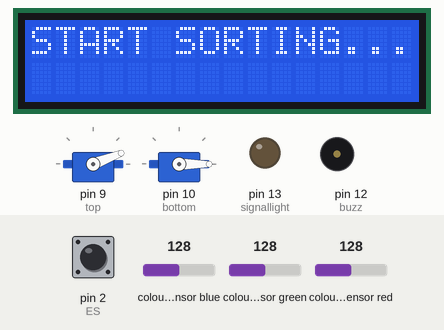
Recording of a sketch running on a simulated Arduino Nano, built with avr-gcc and run on an emulated ATmega328P. Shown: 2 × servo, 16×2 character LCD, output pins drawn as LEDs (lit = HIGH), buzzer (waves = sounding). Wiring (inferred from the names in the program): TCS3200 colour sensor: output A7; S2 pin 6; S3 pin 7; S0 pin 4; S1 pin 5. The test bench sets the inputs (shaded band); at power-on: pin 2 (ES) HIGH, colour sensor blue 128, colour sensor green 128, colour sensor red 128. Pins used as bus, display or sensor lines are not drawn; what the sketch prints to the serial monitor is not drawn.

Above: at 3.8 s.
3.9 s: pin 2 (ES) pulled LOW for 1.05 s
At 4.5 s:
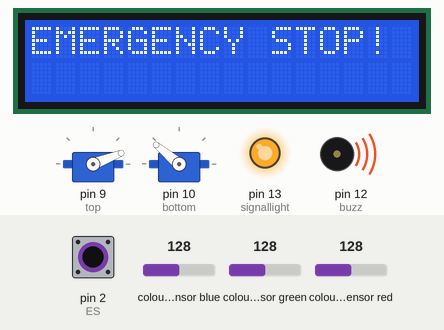
At 8.0 s:
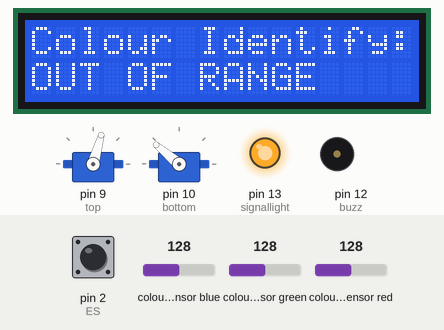
Timing chart, 0 to 9.5 s (numbered marks = the images above; inputs shaded):
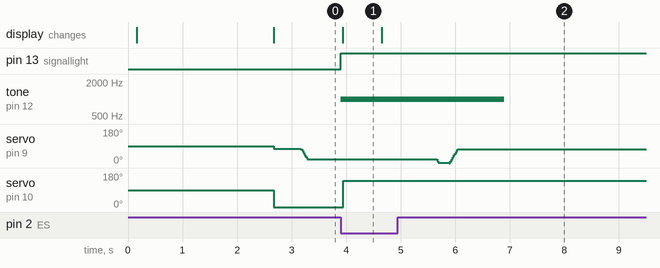

Measured:
- after the input at 3.9 s, pin 13 (signallight): LOW → HIGH at once; tone on pin 12 (buzz): silent → 1000 Hz at once, → silent 3.0 s later; servo on pin 9 (top): goes on until 6.0 s, then stays 74°; servo on pin 10 (bottom): goes on until 3.9 s, then stays 140°; the display: changes at once (image 1)
- what the display in image 1 shows lasts 0.8 s, from 3.9 s to 4.7 s

The sketch:

final.ino
```cpp
/* Author: Kelly Mak
   Date: January 26, 2021
    Colour Sorter Project: using the colour sensor and servo motors to sort the skittles into
                           different containers based on their colours
*/

// add in libraries for servo motors and lcd display
#include <Servo.h>
#include <LiquidCrystal.h>
/* RS pin -> 14  A0
   enable pin -> 15 A1
   D4-D7 -> 16-19  A2-A5
*/
LiquidCrystal lcd(14, 15, 16, 17, 18, 19);  // define pins

//emergency stop button
int ES = 2;
int buzz = 12; // sound for emergency stop
int signallight = 13;  // light for emergency stop
//global variables
boolean start = true;
volatile boolean e_stop = false;
volatile int state = 0;

// define colour sensor
#define S0 4
#define S1 5
#define S2 6
#define S3 7
#define sensorOut A7

// define servo motors (top and bottom)
Servo top;
Servo bottom;

// variables for counters and frequency
int freq = 0;
int colour = 0;
int count_red = 0;
int count_orange = 0;
int count_green = 0;
int count_yellow = 0;
int count_other = 0;
int total = 0;

void setup() {
  // put your setup code here, to run once:
  Serial.begin(9600);
  //emergency button
  pinMode(ES, INPUT_PULLUP);  // set emergency button as input
  pinMode(signallight, OUTPUT);
  delay(100);
  attachInterrupt(digitalPinToInterrupt(ES), e_stop_ISR, CHANGE);  // change state
  //colour sensor
  pinMode(S0, OUTPUT);
  pinMode(S1, OUTPUT);
  pinMode(S2, OUTPUT);
  pinMode(S3, OUTPUT);
  pinMode(sensorOut, OUTPUT);

  //set frequency scale to 20%
  digitalWrite(S0, HIGH);
  digitalWrite(S1, LOW);

  //servo motors
  top.attach(9); // connect to arduino D9
  bottom.attach(10); // connect to arduino D10

  //lcd display
  lcd.begin(16, 2);
  lcd.setCursor(0, 0);  // start at coloumn 0 and line 0
  lcd.print("START");
  lcd.setCursor(0, 1);  // start at column 0 and line 1
  lcd.print("LOADING...");
  delay(2500);  // stay for 2.5s
}

void loop() {
  if (start == true) {
    if (e_stop == false) { // if emergency button is not pressed
      lcd.clear();
      lcd.print("START SORTING....");
      bottom.write(0);
      top.write(75);
      delay(500);
      for (int i = 75; i > 20; i--) { // get candy
        top.write(i);
        delay(2);
      }
      delay(500);

      colour = readColour();  // get result from readcolour
      delay(10);

      switch (colour) { //sort to the corresponding container for each colour
        case 1:
          count_red += 1;  // counter
          total += 1;
          // servo moter send candy to container
          bottom.write(0);
          delay(700);
          //lcd display prints data
          lcd.clear();
          lcd.setCursor(0, 0);
          lcd.print("Colour Identify:");
          lcd.setCursor(0, 1);
          lcd.print("RED");
          break;

        case 2:
          count_orange += 1; //counter
          total += 1;
          // servo motor send candy to container
          bottom.write(50);
          delay(700);
          //lcd display prints data
          lcd.clear();
          lcd.setCursor(0, 0);
          lcd.print("Colour Identify:");
          lcd.setCursor(0, 1);
          lcd.print("ORANGE");
          break;

        case 3:
          count_yellow += 1;  //counter
          total += 1;
          // servo motor send candy to container
          bottom.write(50);
          delay(700);
          //lcd display prints data
          lcd.clear();
          lcd.setCursor(0, 0);
          lcd.print("Colour Identify:");
          lcd.setCursor(0, 1);
          lcd.print("YELLOW");
          break;

        case 4:
          count_green += 1;  //counter
          total += 1;
          // servo motor send candy to container
          bottom.write(100);
          delay(700);
          //lcd display prints data
          lcd.clear();
          lcd.setCursor(0, 0);
          lcd.print("Colour Identify:");
          lcd.setCursor(0, 1);
          lcd.print("GREEN");
          break;

        case 0:
          count_other += 1;  //counter
          total += 1;
          // servo motor send candy to container
          bottom.write(140);
          delay(700);
          //lcd display prints data
          lcd.clear();
          lcd.setCursor(0, 0);
          lcd.print("Colour Identify:");
          lcd.setCursor(0, 1);
          lcd.print("OUT OF RANGE");
          break;

        case 9:
          lcd.clear();
          lcd.setCursor(0, 0);
          lcd.print("R:" + String(count_red) + " O:" + String(count_orange) + " G:" + String(count_green) + " Y:" + String(count_yellow) + " OUT:" + String(count_other));
          lcd.setCursor(0, 1);
          lcd.print("Total: " + String(total));
          for (int i = 0 ; i < 16; i++) {
            lcd.scrollDisplayLeft();// scroll to the left for the string
            delay(700);
          }
      }
      delay(1000);
      // after sorting a certain amount of skittles, it will print of the numbers of colours

      for (int i = 20; i > 0; i--) {  // servo motor send to bottom motor
        top.write(i);
        delay(2);
      }
      delay(200);

      for (int i = 0; i < 75; i++) { // send to container and return back to get next candy
        top.write(i);
        delay(2);
      }
      colour = 0;
    }
    else { // as emergency is pressed
      start = false;
    }
  }
}

void e_stop_ISR(void) {  // stop the program
  detachInterrupt(digitalPinToInterrupt(ES));
  e_stop = !e_stop;
  state = digitalRead(ES);
  digitalWrite(signallight, state);
  lcd.clear();
  lcd.noAutoscroll();
  lcd.print("EMERGENCY STOP!");
  digitalWrite(signallight, HIGH);
  tone(buzz, 1000, 3000);
  start = false;
}


//function for reading the colours
int readColour() {
  // set red photodiodes to be read
  digitalWrite(S2, LOW);
  digitalWrite(S3, LOW);

  //read output frequency
  freq = pulseIn(sensorOut, LOW);
  int R = freq;
  //print value
  Serial.print("R= ");  //name
  Serial.print(freq);  // red colour
  Serial.println("  ");
  delay(50);

  // set green photodiodes to be read
  digitalWrite(S2, HIGH);
  digitalWrite(S3, HIGH);

  //read output frequency
  freq = pulseIn(sensorOut, LOW);
  int G = freq;
  //print value
  Serial.print("G= ");  // name
  Serial.print(freq);  // colour
  Serial.println("  ");
  delay(50);

  // set blue photodiodes to be read
  digitalWrite(S2, LOW);
  digitalWrite(S3, HIGH);

  //read output frequency
  freq = pulseIn(sensorOut, LOW);
  int B = freq;
  //print value
  Serial.print("B= ");  // name
  Serial.print(freq);  // colour
  Serial.println("  ");
  delay(50);

  // detect colours and return the colur value for sorting
  if (R < 32 & R > 29 & G < 40 & G > 36 & B < 33 & B > 29) {  // colour range
    colour = 1; // red
  }
  else if (R < 28 & R > 25 & G < 37 & G > 34 & B < 31 & B > 28) {// colour range
    colour = 2;  //orange
  }
  else if (R < 27 & R > 24 & G < 32 & G > 29 & B < 30 & B > 27) {// colour range
    colour = 3;  //yellow
  }
  else if (R < 38 & R > 35 & G < 41 & G > 39 & B < 36 & B > 34) {// colour range
    colour = 4;  //green
  }
  else if (R < 35 & R > 32 & G < 36 & G > 32 & B < 29 & B > 26) {
    colour = 9;  // when the colur sensor detect nothing (the cardboard)
  }
  else {
    colour = 0; // out of range colour
  }
  return colour;
}
```
